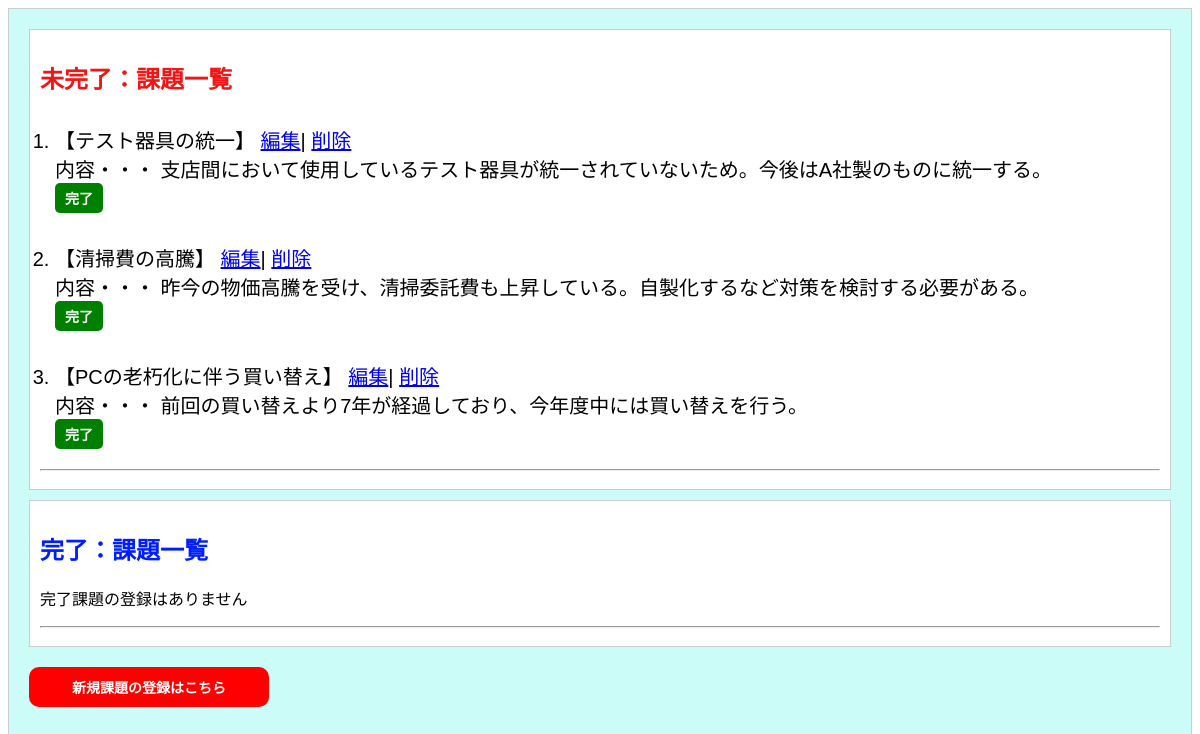
Before: / with the older database file.
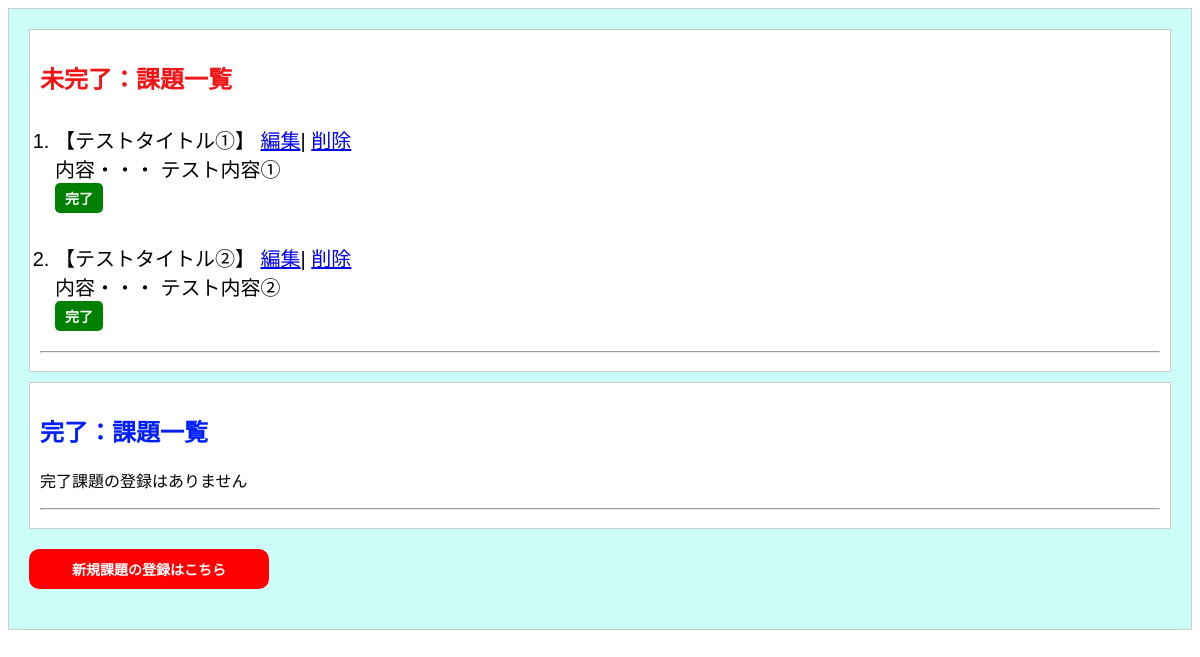
After: the same page with the newer database file.
### models.py (models this page shows, shortened)
class Task(db.Model):
    __tablename__ = 'tasks'
    id = db.Column(db.Integer,primary_key=True,autoincrement=True)
    task_title = db.Column(db.String(50),nullable=False)
    task_content = db.Column(db.Text)
    is_completed = db.Column(db.Boolean,default=False)

### views.py (the view)
@app.route('/')
def index():
    uncompleted_tasks = Task.query.filter_by(is_completed=False).all()
    completed_tasks = Task.query.filter_by(is_completed=True).all()
    return render_template('index.html',uncompleted_tasks=uncompleted_tasks,completed_tasks=completed_tasks)

### templates/index.html (shortened to what this page needs)
<!DOCTYPE html>
<html>
    <head>
        <link rel="stylesheet" type="text/css"  href="{{ url_for('static',filename='style.css') }}">
    </head>
    <body>
        <div class="container">
            <div class="no-complete">
                <h2>未完了：課題一覧</h2>
                {% if uncompleted_tasks != [] %}
                <ol>
                    {% for task in uncompleted_tasks %}
                    <div class="no-complete-tasks">
                        <li>【{{ task.task_title }}】&nbsp;<a href="{{ url_for('update_task',task_id=task.id) }}">編集</a>|
                            <a href="{{ url_for('delete_task',task_id=task.id) }}" onclick="delete_confirm(event)">削除</a>
                            <br>内容・・・&nbsp;{{ task.task_content }}</li>
                        <form method="post" action="{{ url_for('complete_task',task_id=task.id) }}">
                            <button type="submit" class="complete-button">完了</button>
                        </form>
                    </div>
                    {% endfor %}
                </ol>
                {% else %}
                <p>未完了課題の登録はありません</p>
                {% endif %}
                <hr>
            </div>
            <div class="complete">
                <h2>完了：課題一覧</h2>
                {% if completed_tasks != [] %}
                <ol>
                    {% for task in completed_tasks %}
                    <div class="complete-tasks">
                        <li>【{{ task.task_title }}】<br>内容・・・&nbsp;{{ task.task_content }}</li>
                        <form method="post" action="{{ url_for('uncomplete_task',task_id=task.id) }}">
                            <button type="submit" class="uncomplete-button">未完了に戻す</button>
                        </form>
                    </div>
                    {% endfor %}
                </ol>
                {% else %}
                <p>完了課題の登録はありません</p>
                {% endif %}
                <hr>
            </div>
            <a href="{{ url_for('new_task') }}" class="button">新規課題の登録はこちら</a>
        </div>
    </body>
</html>

### static/style.css (style rules this page uses)
.container { background-color: #cbfcf8; max-width: 100%; padding: 20px; font-family: Arial, Helvetica, sans-serif; }
.no-complete h2 { color: rgb(242, 21, 21); }
.no-complete-tasks { border: none; }
.complete h2 { color: rgb(0, 30, 255); }
.button { background-color: rgb(255, 0, 0); border: none; color: white; font-weight: bold; padding: 10px 20px; text-align: center; text-decoration: none; display: inline-block; font-size: 14px; margin: 20px 0; border-radius: 10px; cursor: pointer; }
a.button { display: block; width: 200px; border-radius: 10px; }
.complete-button,.uncomplete-button { background-color: green; border: none; color: white; padding: 5px 10px; text-align: center; text-decoration: none; display: inline-block; font-size: 14px; border-radius: 5px; font-weight: bold; cursor: pointer; }
ol { margin: 0 0 0 5px; padding: 0; }
div { background-color: white; border: 1px solid #ccc; margin-bottom: 10px; padding: 10px; }
li { font-size: 20px; }

Changed rows visible on the page:
removed Task: task_title "テスト器具の統一", task_content "支店間において使用しているテスト器具が統一されていないため。今後はA社製のものに統一する。"
removed Task: task_title "清掃費の高騰", task_content "昨今の物価高騰を受け、清掃委託費も上昇している。自製化するなど対策を検討する必要がある。"
removed Task: task_title "PCの老朽化に伴う買い替え", task_content "前回の買い替えより7年が経過しており、今年度中には買い替えを行う。"
added Task: task_title "テストタイトル①", task_content "テスト内容①"
added Task: task_title "テストタイトル②", task_content "テスト内容②"
